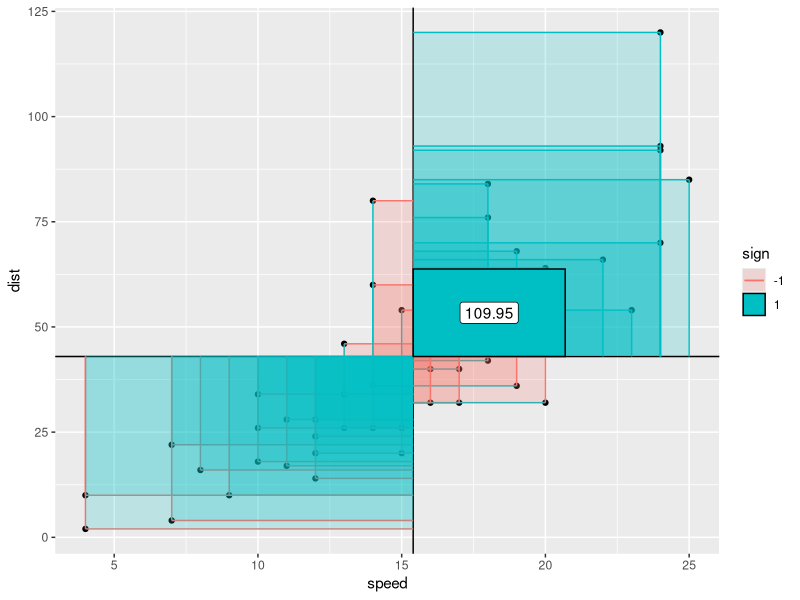
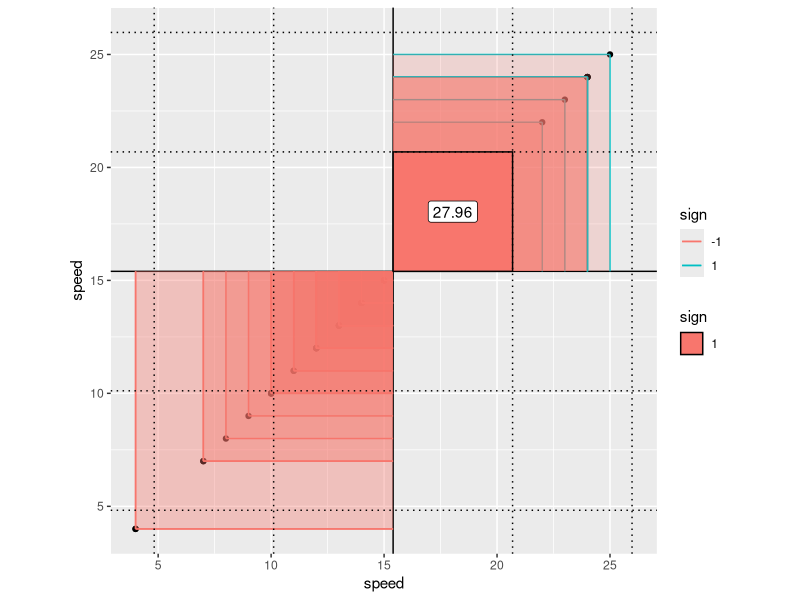
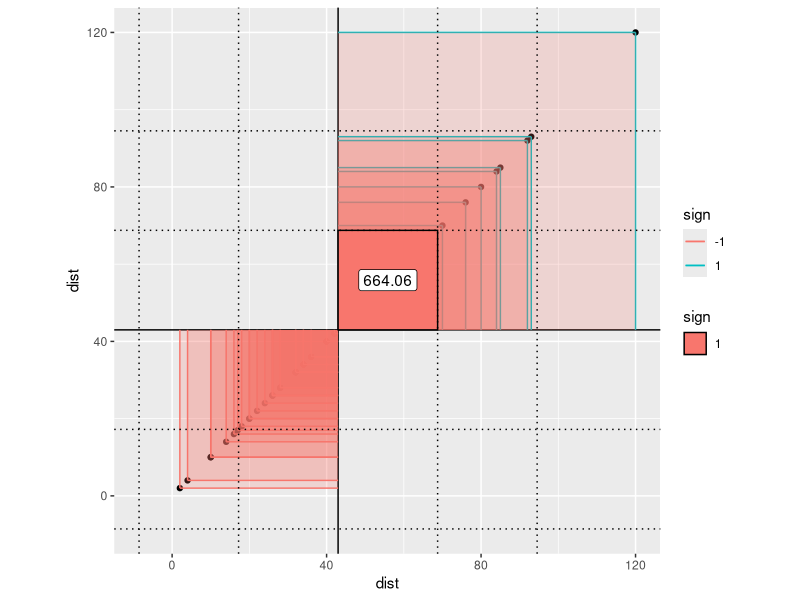
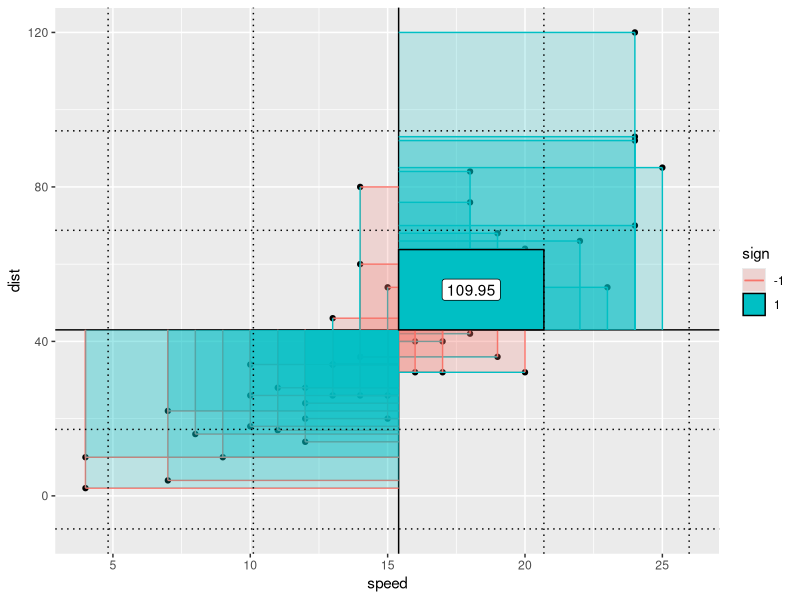
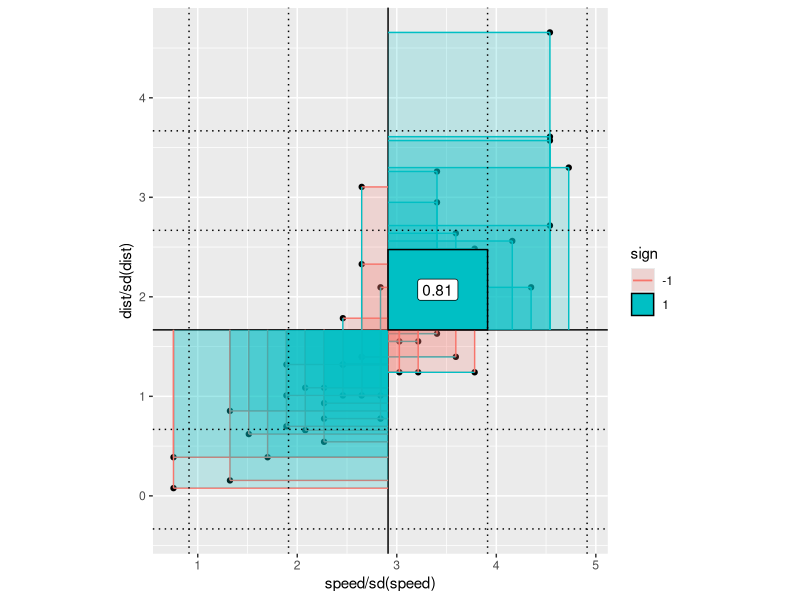

Generate these figures, in order, with R:
## ---- chunk 1
knitr::opts_chunk$set(echo = TRUE)
options(tidyverse.quiet = TRUE)
## ---- chunk 2
library(tidyverse)

# express Stat setup.

qstat <- function(compute_group, ...){ggproto("StatTemp", Stat, compute_group = compute_group, ...)}

qlayer <- function (mapping = NULL, data = NULL, geom = "point", stat = "identity", position = "identity", 
    ..., na.rm = FALSE, show.legend = NA, inherit.aes = TRUE) 
{
    layer(data = data, mapping = mapping, stat = stat, geom = geom, 
        position = position, show.legend = show.legend, inherit.aes = inherit.aes, 
        params = rlang::list2(na.rm = na.rm, ...))
}
## ---- chunk 3

# 

# mysetseed(199402)
# create_x_y(relationship = .5) %>%
# data_create_scatterplot() %>%
# plot_draw_mean_x() %>%
# plot_draw_mean_y() %>%
# plot_draw_differences_x() %>%
# plot_draw_differences_y() %>%
# plot_multiply_differences() %>%
# plot_take_average_rectangle()

# Assume qlayer() and qstat() exists:

# Layer 0 (actually don't use in var/sd/cov/corr/R^2 but demos qstat simplest usage)
compute_group_xymean <- function(data, scales){data |> mutate(x = mean(x), y = mean(y))}

geom_xy_means <- function(...){geom_point(stat = qstat(compute_group_xymean), ...)}


# Layer 1
compute_group_xmean <- function(data, scales){data |> summarize(xintercept = mean(x))}

geom_xmean <- function(...){
  
  QStat <- qstat(compute_group_xmean, dropped_aes = c("x", "y"))
  
  qlayer(geom = GeomVline, stat = QStat, ...)
  
  
  }

# Layer 2
compute_group_ymean <- function(data, scales){data |> summarize(yintercept = mean(y))}

geom_ymean <- function(...){
  
  QStat <- qstat(compute_group_ymean, dropped_aes = c("x", "y"))
  
  qlayer(geom = GeomHline, stat = QStat, ...)
  
  }

# Layer 3
compute_group_xmeandiff <- function(data, scales){
  
  data |> mutate(xend = mean(x), 
                 yend = y, 
                 xdiff = x - mean(x), 
                 sign = factor(sign(xdiff)))
  
  }

geom_xmeandiff <- function(...){
  
  QStat <- qstat(compute_group_xmeandiff, 
              default_aes = aes(color = after_stat(sign)))
  
  geom_segment(stat = QStat, ...)
  
  }

# Layer 4
compute_group_ymeandiff <- function(data, scales){
  
  data |> mutate(yend = mean(y), 
                 xend = x, 
                 ydiff = y - mean(y), 
                 sign = factor(sign(ydiff)))
  }

geom_ymeandiff <- function(...){
  
  QStat <- qstat(compute_group_ymeandiff, 
              default_aes = aes(color = after_stat(sign)))
  
  geom_segment(stat = QStat, ...)
  
  }


# Layer 5
compute_group_xymeandiffs <- function(data, scales){data |> mutate(xmin = mean(x), ymin = mean(y), xmax = x, ymax = y, area = (xmax-xmin)*(ymax-ymin), sign = factor(sign(area)))}

geom_xydiffs <- function(alpha = .2, ...){geom_rect(
  stat = qstat(compute_group_xymeandiffs, 
               default_aes = aes(fill = after_stat(sign))), alpha = alpha, ...)}

# Layer 6 & 7
compute_covariance <- function(data, scales){
   
  xmean = mean(data$x)
  ymean = mean(data$y)
  xsd = sd(data$x)
  
  data |> 
    mutate(xdiff = x - mean(x),                                      ydiff = y - mean(y),   
           area = xdiff * ydiff) %>% 
    summarize(mean_area = sum(area)/(n()-1)) %>% 
    pull(mean_area) ->
    mean_area
  
  data.frame(
             xmin = xmean, ymin = ymean,
             xmax = xmean + xsd, ymax = ymean + mean_area/xsd,
             covariance = mean_area,
             sign = factor(sign(mean_area))) |>
    mutate(x = (xmin + xmax)/2,
          y = (ymin + ymax)/2)
  
}
  
  
geom_covariance <- function(...){
  
  QStat <- qstat(compute_covariance,
                 default_aes = aes(fill = after_stat(sign)))
  
  GeomRect2 <- ggproto("GeomRect2", GeomRect, 
                       default_aes = aes(color = "black", 
                              fill = "grey35",
                              linewidth = .5,
                              linetype = 1, 
                              alpha = NA))
  
  qlayer(stat = QStat, geom = GeomRect2, ...)
  
}  



geom_mean_xdiffXydiff <- geom_covariance


geom_covariance_label <- function(...){
  
  QStat <- qstat(compute_covariance,
                 default_aes = 
                   aes(label = round(after_stat(covariance), 2))
                 )
                                   
  
  geom_label(stat = QStat,
             show.legend = F,
                         ...)
  
}
  

# SDs
compute_sdx <- function(data, scales){
  
  ymean <- mean(data$y)
  xmean <- mean(data$x)
  xsd <- sd(data$x)
  
  data.frame(xintercept = xmean + xsd*c(-2,-1,1,2)) %>% 
    mutate(xstart = xmean,
            ystart = ymean,
            xend = xstart + xsd,
            yend = ystart)

    }




geom_x_sd <- function(...){
  
  QS <- qstat(compute_sdx, dropped_aes = c("x", "y"))
  
    # GeomVline$default_aes
  GeomVline2 <- ggproto("GeomVline2", GeomVline, 
                        default_aes = aes(colour = "black",
                                          linewidth = .5,
                                          linetype = "dotted",
                                          alpha = NA))
  
  qlayer(geom = GeomVline2, stat = QS, ...)
  
}

# SDs
compute_sdy <- function(data, scales){
  
  ymean <- mean(data$y)
  ysd <- sd(data$y)
  
  data.frame(yintercept = ymean + ysd*c(-2,-1,1,2))

    }


geom_y_sd <- function(...){
  
  QS <- qstat(compute_sdy, 
              dropped_aes = c("x", "y"))
  
  # GeomHline$default_aes
  GeomHline2 <- ggproto("GeomHline2", GeomHline, 
                        default_aes = aes(colour = "black",
                                          linewidth = .5,
                                          linetype = "dotted",
                                          alpha = NA))
  
  qlayer(geom = GeomHline2, stat = QS, ...)
  
}




cars %>% 
  ggplot() + 
  aes(x = speed, y = dist) +
  geom_point() + # x, y  0
  geom_xmean() + # x-bar 1
  geom_ymean() + # y-bar 2
  geom_xmeandiff() + # 3
  geom_ymeandiff() + # 4
  geom_xydiffs() + # 5
  geom_covariance() + #6
  geom_covariance_label() #7

cov(cars$speed, cars$dist)

# variance speed
last_plot() + 
  aes(x = speed, y = speed) + 
  coord_equal() + 
  geom_x_sd(linetype = "dotted") + 
  geom_y_sd()

var(cars$speed)
sd(cars$speed)

# variance dist 
last_plot() + 
  aes(x = dist, y = dist)

# returning to dist/speed
last_plot() +
  coord_cartesian() +
  aes(y = dist, x = speed)



last_plot() + 
  aes(y = dist/sd(dist), x = speed/sd(speed)) + 
  coord_equal()



cor(cars$speed, cars$dist)

# last_plot() + 
#   geom_smooth(method = lm)
# 
# 
# lm(cars$dist ~ cars$speed) %>% 
#   summary()
# 
# cor(cars$speed, cars$dist)^2 # variance explained
# 
